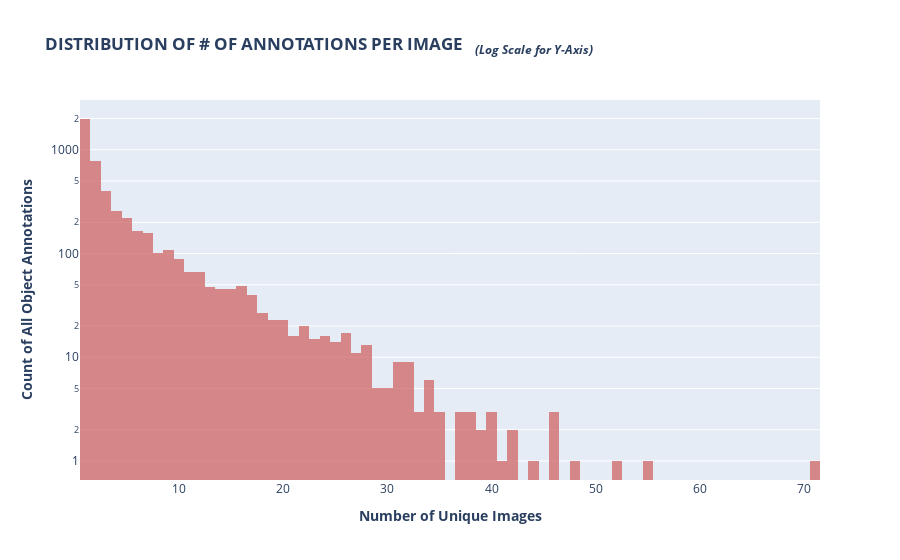

The code cell stored with this chart in its notebook:
### Markdown cell above
한 이미지에 몇개의 Bounding Box가 있는지

### Code cell
fig = px.histogram(train_df.image_id.value_counts(), 
                   log_y=True, color_discrete_sequence=['indianred'], opacity=0.7,
                   labels={"value":"Number of Annotations Per Image"},
                   title="<b>DISTRIBUTION OF # OF ANNOTATIONS PER IMAGE   " \
                         "<i><sub>(Log Scale for Y-Axis)</sub></i></b>",
                   )
fig.update_layout(showlegend=False,
                  xaxis_title="<b>Number of Unique Images</b>",
                  yaxis_title="<b>Count of All Object Annotations</b>",)
fig.show()

### Figure 1 — Plotly figure (JSON) as saved in the notebook; plotly's stock layout.template omitted (floating-point values rounded to 4 significant figures; data arrays with more than 128 entries replaced by an {"elided": "..."} marker saying what was removed)
{"data": [{"alignmentgroup": "True", "bingroup": "x", "hovertemplate": "variable=image_id<br>Number of Annotations Per Image=%{x}<br>count=%{y}<extra></extra>", "legendgroup": "image_id", "marker": {"color": "indianred", "opacity": 0.7, "pattern": {"shape": ""}}, "name": "image_id", "offsetgroup": "image_id", "orientation": "v", "showlegend": true, "type": "histogram", "x": {"elided": "4883 int values"}, "xaxis": "x", "yaxis": "y"}], "layout": {"barmode": "relative", "legend": {"title": {"text": "variable"}, "tracegroupgap": 0}, "showlegend": false, "title": {"text": "<b>DISTRIBUTION OF # OF ANNOTATIONS PER IMAGE   <i><sub>(Log Scale for Y-Axis)</sub></i></b>"}, "xaxis": {"anchor": "y", "domain": [0, 1], "title": {"text": "<b>Number of Unique Images</b>"}}, "yaxis": {"anchor": "x", "domain": [0, 1], "title": {"text": "<b>Count of All Object Annotations</b>"}, "type": "log"}}}
